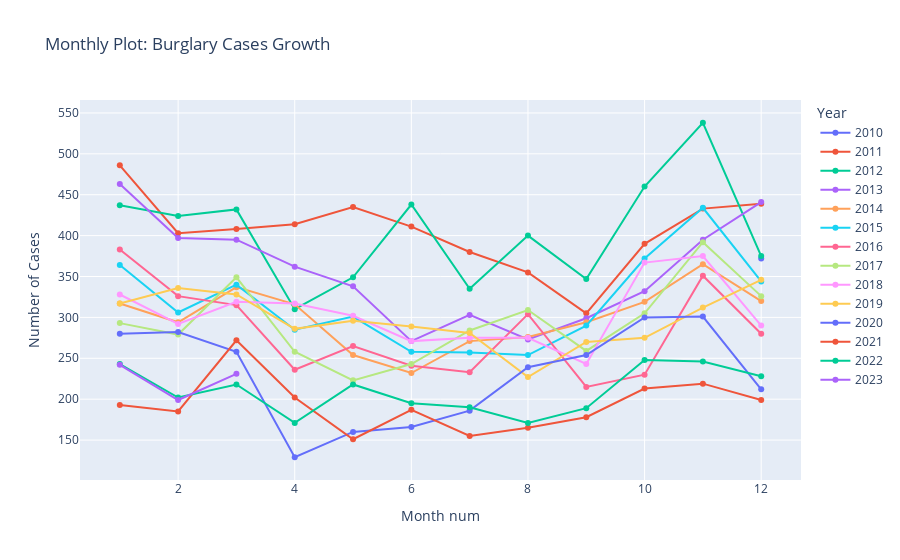

Notebook code cell kept with this figure:
### Code cell
burglary_data_grouped = filtered_df.groupby(['Year', 'Month num']).count()
burglary_data_grouped.reset_index(inplace=True)
fig_mult = px.line(burglary_data_grouped, x='Month num', y='Location', color='Year',
                   title="Monthly Plot: Burglary Cases Growth")
fig_mult.update_yaxes(title="Number of Cases")
fig_mult.update_traces(mode="markers+lines", hovertemplate=None)
fig_mult.update_layout(hovermode="x unified")

fig_mult.show()

### Figure 1 — Plotly figure (JSON) as saved in the notebook; plotly's stock layout.template omitted (floating-point values rounded to 4 significant figures)
{"data": [{"legendgroup": "2010", "line": {"color": "#636efa", "dash": "solid"}, "marker": {"symbol": "circle"}, "mode": "markers+lines", "name": "2010", "orientation": "v", "showlegend": true, "type": "scatter", "x": [12], "xaxis": "x", "y": [372], "yaxis": "y"}, {"legendgroup": "2011", "line": {"color": "#EF553B", "dash": "solid"}, "marker": {"symbol": "circle"}, "mode": "markers+lines", "name": "2011", "orientation": "v", "showlegend": true, "type": "scatter", "x": [1, 2, 3, 4, 5, 6, 7, 8, 9, 10, 11, 12], "xaxis": "x", "y": [486, 403, 408, 414, 435, 411, 380, 355, 305, 390, 433, 439], "yaxis": "y"}, {"legendgroup": "2012", "line": {"color": "#00cc96", "dash": "solid"}, "marker": {"symbol": "circle"}, "mode": "markers+lines", "name": "2012", "orientation": "v", "showlegend": true, "type": "scatter", "x": [1, 2, 3, 4, 5, 6, 7, 8, 9, 10, 11, 12], "xaxis": "x", "y": [437, 424, 432, 310, 349, 438, 335, 400, 347, 460, 538, 375], "yaxis": "y"}, {"legendgroup": "2013", "line": {"color": "#ab63fa", "dash": "solid"}, "marker": {"symbol": "circle"}, "mode": "markers+lines", "name": "2013", "orientation": "v", "showlegend": true, "type": "scatter", "x": [1, 2, 3, 4, 5, 6, 7, 8, 9, 10, 11, 12], "xaxis": "x", "y": [463, 397, 395, 362, 338, 271, 303, 273, 299, 332, 395, 441], "yaxis": "y"}, {"legendgroup": "2014", "line": {"color": "#FFA15A", "dash": "solid"}, "marker": {"symbol": "circle"}, "mode": "markers+lines", "name": "2014", "orientation": "v", "showlegend": true, "type": "scatter", "x": [1, 2, 3, 4, 5, 6, 7, 8, 9, 10, 11, 12], "xaxis": "x", "y": [317, 294, 337, 316, 254, 232, 271, 276, 294, 319, 365, 320], "yaxis": "y"}, {"legendgroup": "2015", "line": {"color": "#19d3f3", "dash": "solid"}, "marker": {"symbol": "circle"}, "mode": "markers+lines", "name": "2015", "orientation": "v", "showlegend": true, "type": "scatter", "x": [1, 2, 3, 4, 5, 6, 7, 8, 9, 10, 11, 12], "xaxis": "x", "y": [364, 306, 340, 285, 301, 258, 257, 254, 290, 372, 434, 344], "yaxis": "y"}, {"legendgroup": "2016", "line": {"color": "#FF6692", "dash": "solid"}, "marker": {"symbol": "circle"}, "mode": "markers+lines", "name": "2016", "orientation": "v", "showlegend": true, "type": "scatter", "x": [1, 2, 3, 4, 5, 6, 7, 8, 9, 10, 11, 12], "xaxis": "x", "y": [383, 326, 315, 236, 265, 241, 233, 304, 215, 230, 351, 280], "yaxis": "y"}, {"legendgroup": "2017", "line": {"color": "#B6E880", "dash": "solid"}, "marker": {"symbol": "circle"}, "mode": "markers+lines", "name": "2017", "orientation": "v", "showlegend": true, "type": "scatter", "x": [1, 2, 3, 4, 5, 6, 7, 8, 9, 10, 11, 12], "xaxis": "x", "y": [293, 279, 349, 258, 223, 243, 284, 309, 259, 305, 392, 326], "yaxis": "y"}, {"legendgroup": "2018", "line": {"color": "#FF97FF", "dash": "solid"}, "marker": {"symbol": "circle"}, "mode": "markers+lines", "name": "2018", "orientation": "v", "showlegend": true, "type": "scatter", "x": [1, 2, 3, 4, 5, 6, 7, 8, 9, 10, 11, 12], "xaxis": "x", "y": [328, 292, 319, 317, 302, 271, 275, 275, 243, 367, 375, 290], "yaxis": "y"}, {"legendgroup": "2019", "line": {"color": "#FECB52", "dash": "solid"}, "marker": {"symbol": "circle"}, "mode": "markers+lines", "name": "2019", "orientation": "v", "showlegend": true, "type": "scatter", "x": [1, 2, 3, 4, 5, 6, 7, 8, 9, 10, 11, 12], "xaxis": "x", "y": [317, 336, 328, 286, 296, 289, 281, 227, 270, 275, 312, 346], "yaxis": "y"}, {"legendgroup": "2020", "line": {"color": "#636efa", "dash": "solid"}, "marker": {"symbol": "circle"}, "mode": "markers+lines", "name": "2020", "orientation": "v", "showlegend": true, "type": "scatter", "x": [1, 2, 3, 4, 5, 6, 7, 8, 9, 10, 11, 12], "xaxis": "x", "y": [280, 282, 258, 129, 160, 166, 186, 239, 254, 300, 301, 212], "yaxis": "y"}, {"legendgroup": "2021", "line": {"color": "#EF553B", "dash": "solid"}, "marker": {"symbol": "circle"}, "mode": "markers+lines", "name": "2021", "orientation": "v", "showlegend": true, "type": "scatter", "x": [1, 2, 3, 4, 5, 6, 7, 8, 9, 10, 11, 12], "xaxis": "x", "y": [193, 185, 272, 202, 151, 187, 155, 165, 178, 213, 219, 199], "yaxis": "y"}, {"legendgroup": "2022", "line": {"color": "#00cc96", "dash": "solid"}, "marker": {"symbol": "circle"}, "mode": "markers+lines", "name": "2022", "orientation": "v", "showlegend": true, "type": "scatter", "x": [1, 2, 3, 4, 5, 6, 7, 8, 9, 10, 11, 12], "xaxis": "x", "y": [243, 202, 218, 171, 218, 195, 190, 171, 189, 248, 246, 228], "yaxis": "y"}, {"legendgroup": "2023", "line": {"color": "#ab63fa", "dash": "solid"}, "marker": {"symbol": "circle"}, "mode": "markers+lines", "name": "2023", "orientation": "v", "showlegend": true, "type": "scatter", "x": [1, 2, 3], "xaxis": "x", "y": [242, 199, 231], "yaxis": "y"}], "layout": {"hovermode": "x unified", "legend": {"title": {"text": "Year"}, "tracegroupgap": 0}, "title": {"text": "Monthly Plot: Burglary Cases Growth"}, "xaxis": {"anchor": "y", "domain": [0, 1], "title": {"text": "Month num"}}, "yaxis": {"anchor": "x", "domain": [0, 1], "title": {"text": "Number of Cases"}}}}
